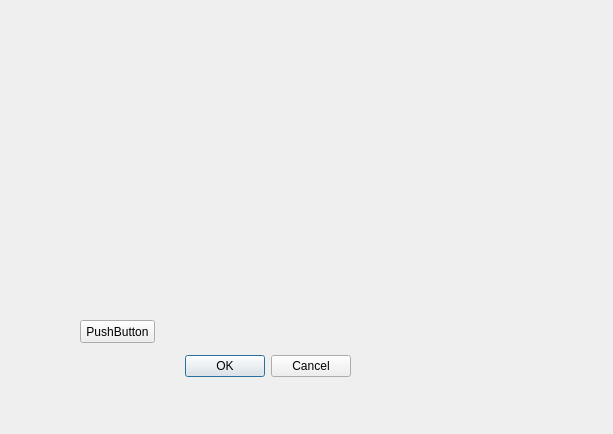
<?xml version="1.0" encoding="UTF-8"?>
<ui version="4.0">
 <class>Dialog</class>
 <widget class="QDialog" name="Dialog">
  <property name="geometry">
   <rect>
    <x>0</x>
    <y>0</y>
    <width>613</width>
    <height>434</height>
   </rect>
  </property>
  <property name="windowTitle">
   <string>Dialog</string>
  </property>
  <widget class="QDialogButtonBox" name="buttonBox">
   <property name="geometry">
    <rect>
     <x>10</x>
     <y>350</y>
     <width>341</width>
     <height>32</height>
    </rect>
   </property>
   <property name="orientation">
    <enum>Qt::Horizontal</enum>
   </property>
   <property name="standardButtons">
    <set>QDialogButtonBox::Cancel|QDialogButtonBox::Ok</set>
   </property>
  </widget>
  <widget class="QPushButton" name="pushButton">
   <property name="geometry">
    <rect>
     <x>80</x>
     <y>320</y>
     <width>75</width>
     <height>23</height>
    </rect>
   </property>
   <property name="text">
    <string>PushButton</string>
   </property>
  </widget>
 </widget>
 <resources/>
 <connections>
  <connection>
   <sender>buttonBox</sender>
   <signal>accepted()</signal>
   <receiver>Dialog</receiver>
   <slot>accept()</slot>
   <hints>
    <hint type="sourcelabel">
     <x>248</x>
     <y>254</y>
    </hint>
    <hint type="destinationlabel">
     <x>157</x>
     <y>274</y>
    </hint>
   </hints>
  </connection>
  <connection>
   <sender>buttonBox</sender>
   <signal>rejected()</signal>
   <receiver>Dialog</receiver>
   <slot>reject()</slot>
   <hints>
    <hint type="sourcelabel">
     <x>316</x>
     <y>260</y>
    </hint>
    <hint type="destinationlabel">
     <x>286</x>
     <y>274</y>
    </hint>
   </hints>
  </connection>
 </connections>
</ui>
